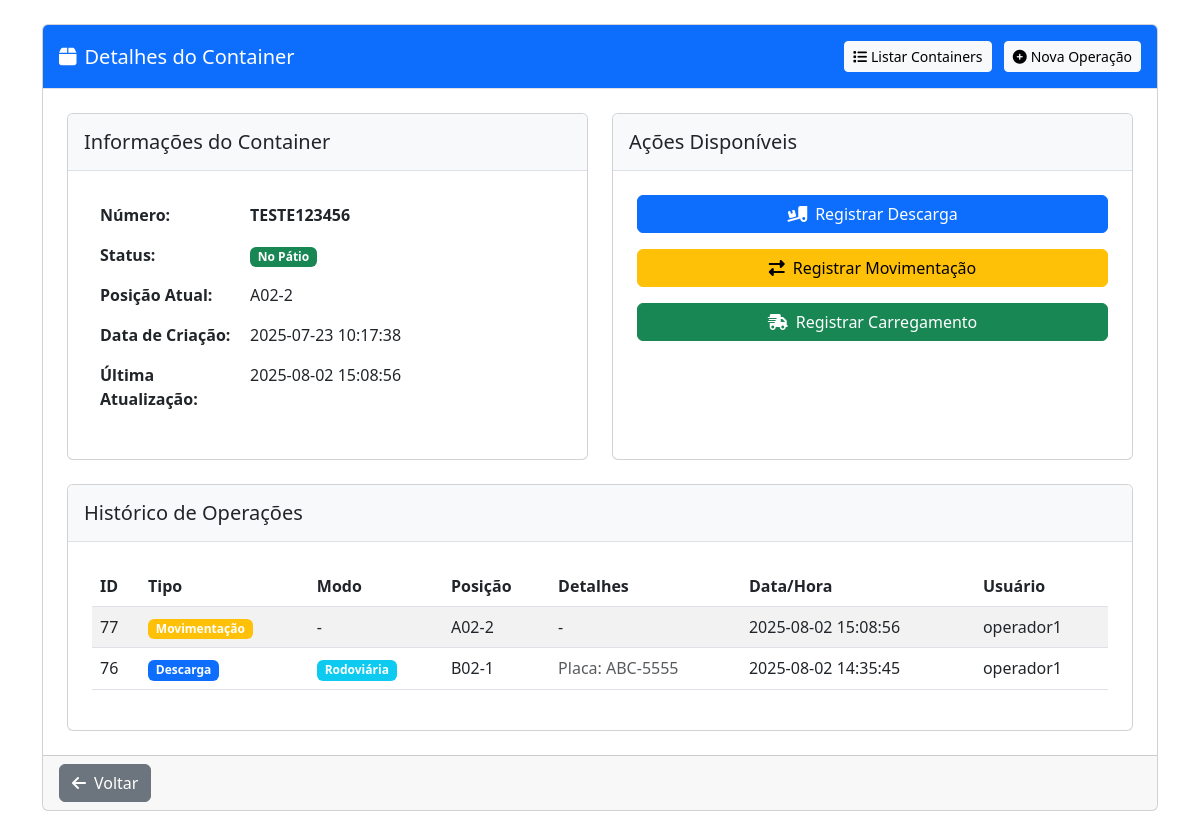
The page /operacoes/container/161 (signed in) on the database its author committed.
### tables this page shows
CREATE TABLE containers (
        id INTEGER PRIMARY KEY AUTOINCREMENT,
        numero TEXT UNIQUE NOT NULL,
        status TEXT NOT NULL DEFAULT 'no patio',
        posicao_atual TEXT,
        data_criacao TEXT NOT NULL,
        ultima_atualizacao TEXT NOT NULL
    , unidade TEXT DEFAULT 'principal', tipo_container TEXT, tamanho TEXT, capacidade TEXT, tara TEXT, armador TEXT, booking TEXT);

CREATE TABLE operacoes (
        id INTEGER PRIMARY KEY AUTOINCREMENT,
        tipo TEXT NOT NULL,  -- 'descarga', 'movimentacao', 'carregamento'
        modo TEXT,  -- 'ferrovia', 'rodoviaria' (para descarga e carregamento)
        container_id INTEGER NOT NULL,
        posicao TEXT NOT NULL,
        placa TEXT,  -- para modo rodoviário
        vagao TEXT,  -- para modo ferroviário
        data_operacao TEXT NOT NULL,
        usuario_id INTEGER NOT NULL,
        observacoes TEXT, posicao_anterior TEXT, resultado_vistoria TEXT,
        FOREIGN KEY(container_id) REFERENCES containers(id),
        FOREIGN KEY(usuario_id) REFERENCES usuarios(id)
    );

CREATE TABLE usuarios (
        id INTEGER PRIMARY KEY AUTOINCREMENT,
        username TEXT UNIQUE NOT NULL,
        email TEXT UNIQUE NOT NULL,
        password_hash TEXT NOT NULL,
        nivel TEXT NOT NULL,
        created_at TEXT NOT NULL,
        last_login TEXT,
        ultima_alteracao_senha TEXT
    , nome TEXT, unidade TEXT DEFAULT "Rio de Janeiro", senha_temporaria INTEGER DEFAULT 0, primeiro_login INTEGER DEFAULT 1, setor TEXT, ativo INTEGER DEFAULT 1);

### routes/operacoes.py (the view)
@operacoes_bp.route('/container/<int:container_id>')
@login_required
def detalhe_container(container_id):
    try:
        db = get_db()
        cursor = db.cursor()
        cursor.execute('SELECT * FROM containers WHERE id = ?', (container_id,))
        container = cursor.fetchone()
        if not container:
            flash('Container não encontrado', 'danger')
            return redirect(url_for('operacoes.listar_containers'))
        cursor.execute('''
            SELECT o.*, u.username as usuario_nome
            FROM operacoes o
            JOIN usuarios u ON o.usuario_id = u.id
            WHERE o.container_id = ?
            ORDER BY o.data_operacao DESC
        ''', (container_id,))
        operacoes = cursor.fetchall()
        return render_template('operacoes/detalhe_container.html',
                              container=container,
                              operacoes=operacoes)
    except Exception as e:
        logger.error(f"Erro ao exibir detalhes do container: {e}")
        flash(f'Erro ao exibir detalhes do container: {str(e)}', 'danger')
        return redirect(url_for('operacoes.listar_containers'))

### auth/routes.py (called while the page is built)
def login_required(f):
    @wraps(f)
    def decorated_function(*args, **kwargs):
        if 'username' not in session:
            flash('Você precisa fazer login para acessar esta página', 'danger')
            return redirect(url_for('auth.login'))
        if session.get('primeiro_login') and request.endpoint != 'auth.primeiro_login':
            flash('Você precisa definir uma nova senha antes de continuar', 'warning')
            return redirect(url_for('auth.primeiro_login'))
        return f(*args, **kwargs)
    return decorated_function

### db.py (called while the page is built)
def get_db():
    if 'db' not in g:
        try:
            g.db = sqlite3.connect(
                current_app.config['DATABASE'],
                detect_types=sqlite3.PARSE_DECLTYPES,
                timeout=30.0,  # 30 segundos de timeout
                isolation_level=None  # Autocommit mode
            )
            g.db.execute('PRAGMA busy_timeout = 10000;')  # 10 segundos
            g.db.row_factory = sqlite3.Row
            logger.debug("Nova conexão com o banco de dados estabelecida")
        except sqlite3.Error as e:
            logger.error(f"Erro ao conectar ao banco de dados: {e}")
            raise
    return g.db

### utils/permissions.py (called while the page is built)
def get_user_role():
    role = session.get('role') or session.get('nivel')
    return role

def has_role(required_role):
    user_role = get_user_role()
    if not user_role or user_role not in ROLES:
        return False
    return ROLES[user_role] >= ROLES[required_role]

### templates/operacoes/detalhe_container.html (shortened to what this page needs)
{% extends "base.html" %}
{% block content %}
<div class="container py-4">
    <div class="row">
        <div class="col-md-12 mb-4">
            <div class="card">
                <div class="card-header bg-primary text-white">
                    <div class="d-flex justify-content-between align-items-center">
                        <h5 class="card-title mb-0">
                            <i class="fas fa-box me-2"></i>Detalhes do Container
                        </h5>
                        <div>
                            <a href="{{ url_for('operacoes.listar_containers') }}" class="btn btn-sm btn-light me-2">
                                <i class="fas fa-list me-1"></i>Listar Containers
                            </a>
                            <a href="{{ url_for('operacoes.nova_operacao') }}" class="btn btn-sm btn-light">
                                <i class="fas fa-plus-circle me-1"></i>Nova Operação
                            </a>
                        </div>
                    </div>
                </div>
                <div class="card-body">
                    <div class="row mb-4">
                        <div class="col-md-6">
                            <div class="card h-100">
                                <div class="card-header">
                                    <h5 class="card-title mb-0">Informações do Container</h5>
                                </div>
                                <div class="card-body">
                                    <table class="table table-borderless">
                                        <tr>
                                            <th style="width: 150px;">Número:</th>
                                            <td><strong>{{ container.numero }}</strong></td>
                                        </tr>
                                        <tr>
                                            <th>Status:</th>
                                            <td>
                                                {% if container.status == 'no patio' %}
                                                <span class="badge bg-success">No Pátio</span>
                                                {% else %}
                                                <span class="badge bg-secondary">Fora do Pátio</span>
                                                {% endif %}
                                            </td>
                                        </tr>
                                        <tr>
                                            <th>Posição Atual:</th>
                                            <td>{{ container.posicao_atual or '-' }}</td>
                                        </tr>
                                        <tr>
                                            <th>Data de Criação:</th>
                                            <td>{{ container.data_criacao }}</td>
                                        </tr>
                                        <tr>
                                            <th>Última Atualização:</th>
                                            <td>{{ container.ultima_atualizacao }}</td>
                                        </tr>
                                    </table>
                                </div>
                            </div>
                        </div>
                        <div class="col-md-6">
                            <div class="card h-100">
                                <div class="card-header">
                                    <h5 class="card-title mb-0">Ações Disponíveis</h5>
                                </div>
                                <div class="card-body">
                                    <div class="d-grid gap-3">
                                        <a href="{{ url_for('operacoes.nova_operacao') }}" class="btn btn-primary">
                                            <i class="fas fa-truck-loading me-2"></i>Registrar Descarga
                                        </a>
                                        <a href="{{ url_for('operacoes.nova_operacao') }}" class="btn btn-warning">
                                            <i class="fas fa-exchange-alt me-2"></i>Registrar Movimentação
                                        </a>
                                        <a href="{{ url_for('operacoes.nova_operacao') }}" class="btn btn-success">
                                            <i class="fas fa-shipping-fast me-2"></i>Registrar Carregamento
                                        </a>
                                    </div>
                                </div>
                            </div>
                        </div>
                    </div>
                    <div class="card mt-4">
                        <div class="card-header">
                            <h5 class="card-title mb-0">Histórico de Operações</h5>
                        </div>
                        <div class="card-body">
                            <div class="table-responsive">
                                <table class="table table-striped table-hover" id="tabelaOperacoes">
                                    <thead>
                                        <tr>
                                            <th>ID</th>
                                            <th>Tipo</th>
                                            <th>Modo</th>
                                            <th>Posição</th>
                                            <th>Detalhes</th>
                                            <th>Data/Hora</th>
                                            <th>Usuário</th>
                                        </tr>
                                    </thead>
                                    <tbody>
                                        {% for operacao in operacoes %}
                                        <tr>
                                            <td>{{ operacao.id }}</td>
                                            <td>
                                                {% if operacao.tipo == 'descarga' %}
                                                <span class="badge bg-primary">Descarga</span>
                                                {% elif operacao.tipo == 'movimentacao' %}
                                                <span class="badge bg-warning">Movimentação</span>
                                                {% elif operacao.tipo == 'carregamento' %}
                                                <span class="badge bg-success">Carregamento</span>
                                                {% endif %}
                                            </td>
                                            <td>
                                                {% if operacao.modo == 'rodoviaria' %}
                                                <span class="badge bg-info">Rodoviária</span>
                                                {% elif operacao.modo == 'ferrovia' %}
                                                <span class="badge bg-secondary">Ferroviária</span>
                                                {% else %}
                                                <span>-</span>
                                                {% endif %}
                                            </td>
                                            <td>{{ operacao.posicao }}</td>
                                            <td>
                                                {% if operacao.modo == 'rodoviaria' and operacao.placa %}
                                                <span class="text-muted">Placa: {{ operacao.placa }}</span>
                                                {% elif operacao.modo == 'ferrovia' and operacao.vagao %}
                                                <span class="text-muted">Vagão: {{ operacao.vagao }}</span>
                                                {% else %}
                                                <span>-</span>
                                                {% endif %}
                                            </td>
                                            <td>{{ operacao.data_operacao }}</td>
                                            <td>{{ operacao.usuario_nome }}</td>
                                        </tr>
                                        {% endfor %}
                                    </tbody>
                                </table>
                            </div>
                        </div>
                    </div>
                </div>
                <div class="card-footer">
                    <a href="{{ url_for('operacoes.listar_containers') }}" class="btn btn-secondary">
                        <i class="fas fa-arrow-left me-2"></i>Voltar
                    </a>
                </div>
            </div>
        </div>
    </div>
</div>
{% endblock %}

### templates/base.html (style rules this page uses)
.card-header { background-color: #f8f9fa; border-bottom: 1px solid #dee2e6; padding: 1rem; }
.card-body { padding: 1.5rem; }

### rows shown on the page
containers: numero "TESTE123456", posicao_atual "A02-2", data_criacao "2025-07-23 10:17:38", ultima_atualizacao "2025-08-02 15:08:56"
operacoes: id "77", tipo "Movimentação", posicao "A02-2", data_operacao "2025-08-02 15:08:56", usuario_nome "operador1"
operacoes: id "76", tipo "Descarga", modo "Rodoviária", posicao "B02-1", placa "ABC-5555", data_operacao "2025-08-02 14:35:45", usuario_nome "operador1"
